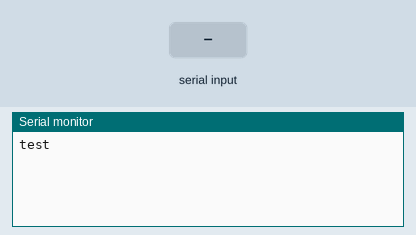
Recording of a sketch running on a simulated Arduino Uno, built with avr-gcc and run on an emulated ATmega328P. On the bench: the last lines printed to the serial monitor. Inputs (shaded band) come from the test bench.

Above: at 2.8 s.
2.9 s: "1\n" received over the second serial link
At 3.6 s:
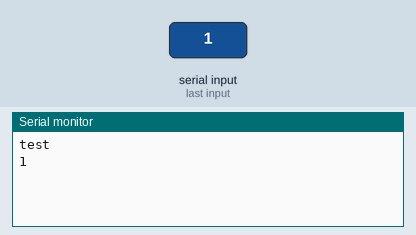
4.5 s: "0\n" received over the second serial link
At 5.8 s:
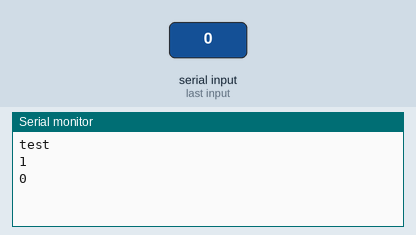
6.0 s: "2\n" received over the second serial link
At 6.4 s:
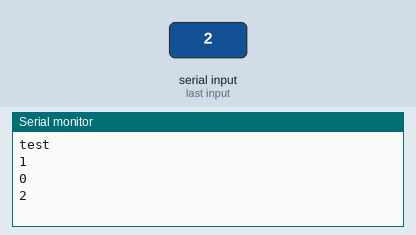

The sketch:

alt_uart.ino
```cpp
#include <AltSoftSerial.h>

String a;
AltSoftSerial ext;  // AltSoftSerial uses fixed pins, no need to define them here

void setup() {
  // opens serial port
  Serial.begin(4800);
  Serial.println("test");

  // Setup external serial connection
  ext.begin(4800);  // Begin communication on the fixed pins for AltSoftSerial
}

void loop() {
  while (ext.available() > 0) {
    a = ext.readStringUntil('\n');  // read the incoming data as string
    // Print message on IDE console
    Serial.println(a);
    // Answer back
    ext.print("MESSAGE_OK");
    ext.print("\n");
  }

  delay(1000);  // Delay to reduce workload on the Arduino
}
```

Measured:
- after the input at 2.9 s, the serial monitor: prints a new line after 0.10 s (image 1)
- after the input at 4.5 s, the serial monitor: prints a new line after 0.52 s (image 2)
- after the input at 6.0 s, the serial monitor: prints a new line after 0.05 s (image 3)
